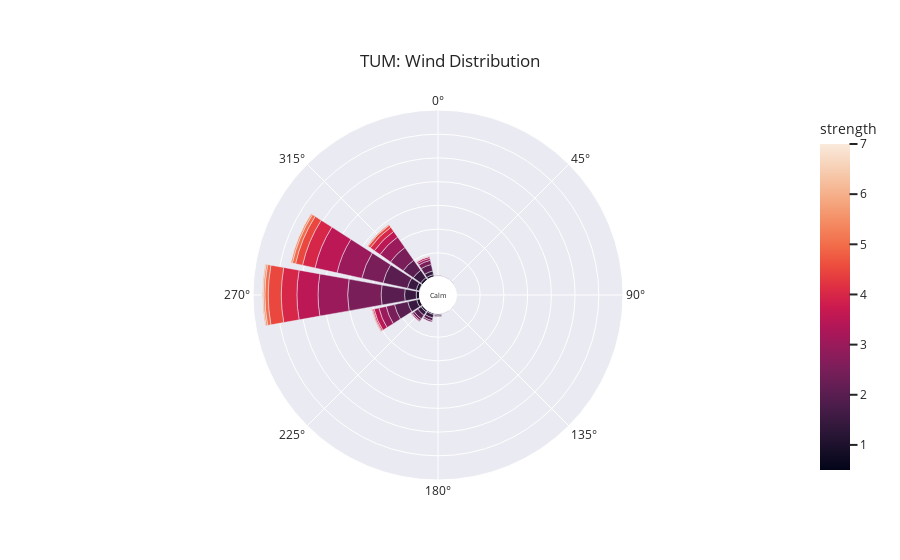
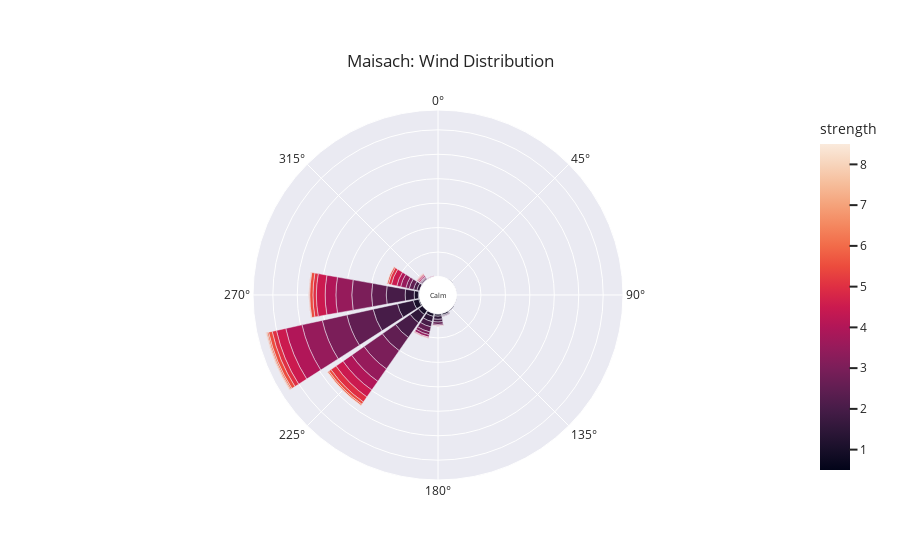
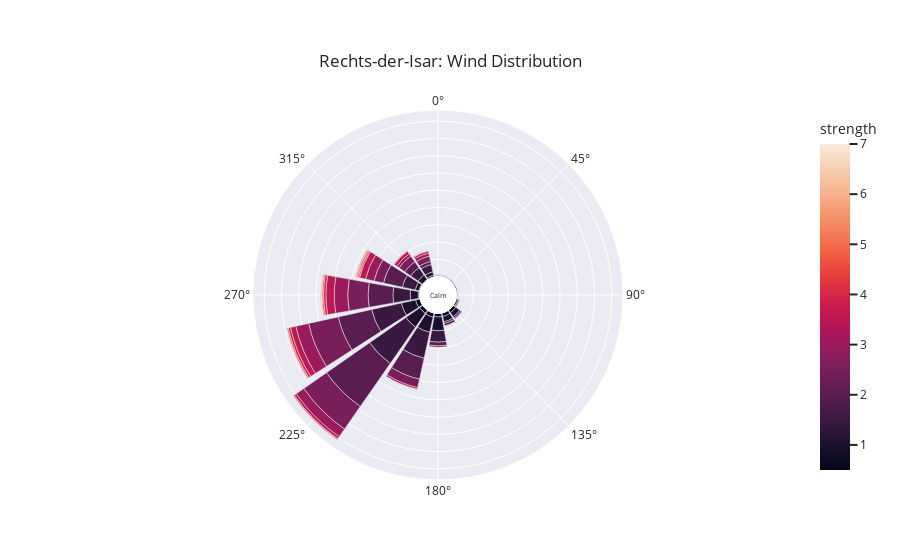
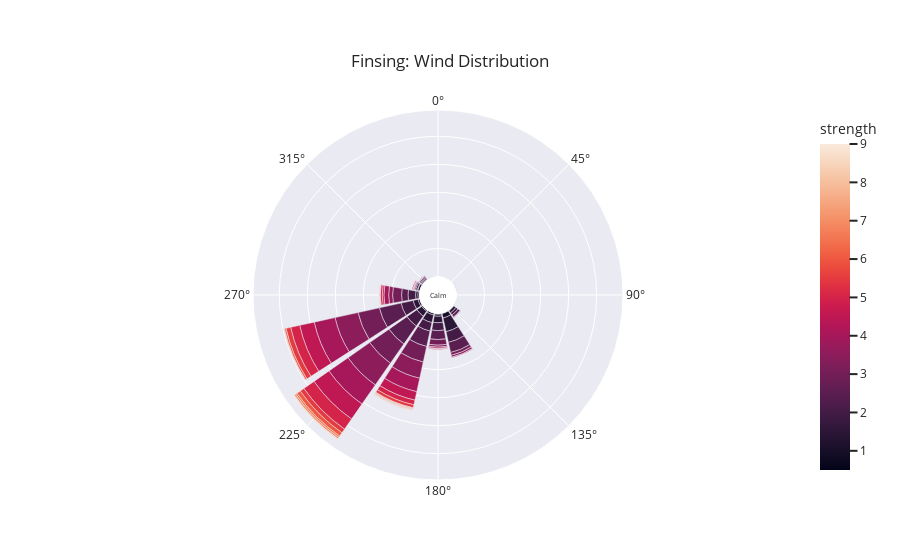

Notebook source saved alongside these figures, in order:
### Code cell
# plot wind at 3m pole inlet
plot_wind_rose(df,6, 'TUM')
# Maisach
plot_wind_rose(df,1, 'Maisach')
# Rechts-der-Isar
plot_wind_rose(df,2, 'Rechts-der-Isar')
# Finsing
plot_wind_rose(df,15, 'Finsing')
# Großhadern
plot_wind_rose(df,4, 'Großhadern')
# Großhadern
plot_wind_rose(df,5, 'Pasing')
# Feldkirchen
plot_wind_rose(df,7, 'Feldkirchen')
# Taufkirchen
plot_wind_rose(df,8, 'Taufkirchen')
# Finsing
plot_wind_rose(df,14, 'DLR')

### Figure 1 — Plotly figure (JSON) as saved in the notebook; plotly's stock layout.template omitted (floating-point values rounded to 4 significant figures)
{"data": [{"hovertemplate": "count=%{r}<br>cardinal_direction=%{theta}<br>strength=%{marker.color}<extra></extra>", "legendgroup": "", "marker": {"color": [0.5, 0.5, 0.5, 0.5, 1, 1, 1, 1, 1, 1, 1, 1, 1, 1, 1, 1, 1, 1.5, 1.5, 1.5, 1.5, 1.5, 1.5, 1.5, 1.5, 1.5, 1.5, 1.5, 2, 2, 2, 2, 2, 2, 2, 2, 2, 2, 2.5, 2.5, 2.5, 2.5, 2.5, 2.5, 2.5, 2.5, 2.5, 3, 3, 3, 3, 3, 3, 3.5, 3.5, 3.5, 3.5, 3.5, 3.5, 4, 4, 4, 4, 4.5, 4.5, 4.5, 4.5, 4.5, 5, 5, 5, 5, 5, 5.5, 5.5, 6, 6, 6.5, 6.5, 7, 7], "coloraxis": "coloraxis", "pattern": {"shape": ""}}, "name": "", "r": [1, 2, 1, 3, 13, 1, 7, 6, 11, 14, 1, 1, 1, 9, 6, 14, 1, 15, 38, 16, 17, 39, 49, 1, 1, 1, 38, 2, 57, 52, 19, 1, 5, 105, 3, 99, 12, 28, 6, 9, 36, 1, 92, 65, 141, 18, 1, 31, 125, 107, 9, 5, 54, 1, 29, 89, 95, 7, 21, 66, 54, 6, 21, 55, 30, 4, 11, 1, 1, 1, 14, 14, 3, 7, 7, 2, 5, 2, 2, 1, 1], "showlegend": false, "subplot": "polar", "theta": [337.5, 225, 157.5, 292.5, 292.5, 135, 225, 202.5, 315, 247.5, 157.5, 22.5, 67.5, 337.5, 180, 270, 45, 202.5, 315, 337.5, 225, 247.5, 270, 45, 22.5, 0, 292.5, 180, 247.5, 315, 225, 22.5, 180, 292.5, 0, 270, 202.5, 337.5, 202.5, 225, 247.5, 157.5, 292.5, 315, 270, 337.5, 0, 247.5, 270, 292.5, 337.5, 225, 315, 225, 315, 270, 292.5, 337.5, 247.5, 270, 292.5, 247.5, 315, 270, 292.5, 247.5, 315, 337.5, 337.5, 247.5, 270, 292.5, 315, 292.5, 270, 292.5, 270, 292.5, 270, 292.5, 270], "type": "barpolar"}], "layout": {"annotations": [{"font": {"size": 7}, "showarrow": false, "text": "Calm", "x": 0.5, "y": 0.5}], "barmode": "relative", "coloraxis": {"colorbar": {"title": {"text": "strength"}}, "colorscale": [[0, "rgb(2,4,25)"], [0.0625, "rgb(24,15,41)"], [0.125, "rgb(47,23,57)"], [0.1875, "rgb(71,28,72)"], [0.25, "rgb(97,30,82)"], [0.3125, "rgb(123,30,89)"], [0.375, "rgb(150,27,91)"], [0.4375, "rgb(177,22,88)"], [0.5, "rgb(203,26,79)"], [0.5625, "rgb(223,47,67)"], [0.625, "rgb(236,76,61)"], [0.6875, "rgb(242,107,73)"], [0.75, "rgb(244,135,95)"], [0.8125, "rgb(245,162,122)"], [0.875, "rgb(246,188,153)"], [0.9375, "rgb(247,212,187)"], [1, "rgb(250,234,220)"]]}, "legend": {"font": {"size": 14}, "orientation": "h", "tracegroupgap": 0, "x": 0.5, "xanchor": "center", "y": -0.1, "yanchor": "middle"}, "margin": {"t": 110}, "polar": {"angularaxis": {"direction": "clockwise", "rotation": 90}, "domain": {"x": [0, 1], "y": [0, 1]}, "hole": 0.1, "radialaxis": {"linewidth": 0, "showticklabels": false, "ticks": ""}}, "title": {"text": "TUM: Wind Distribution", "xanchor": "center", "yanchor": "top"}}}

### Figure 2 — Plotly figure (JSON) as saved in the notebook; plotly's stock layout.template omitted (floating-point values rounded to 4 significant figures)
{"data": [{"hovertemplate": "count=%{r}<br>cardinal_direction=%{theta}<br>strength=%{marker.color}<extra></extra>", "legendgroup": "", "marker": {"color": [0.5, 0.5, 0.5, 0.5, 0.5, 0.5, 0.5, 0.5, 0.5, 0.5, 0.5, 0.5, 1, 1, 1, 1, 1, 1, 1, 1, 1, 1, 1, 1, 1.5, 1.5, 1.5, 1.5, 1.5, 1.5, 1.5, 1.5, 2, 2, 2, 2, 2, 2, 2, 2, 2.5, 2.5, 2.5, 2.5, 2.5, 2.5, 2.5, 3, 3, 3, 3, 3, 3, 3, 3, 3.5, 3.5, 3.5, 3.5, 3.5, 3.5, 3.5, 3.5, 4, 4, 4, 4, 4, 4, 4.5, 4.5, 4.5, 4.5, 4.5, 4.5, 5, 5, 5, 5, 5, 5, 5.5, 5.5, 5.5, 5.5, 5.5, 5.5, 6, 6, 6, 6, 6, 6.5, 6.5, 6.5, 6.5, 7, 7, 7, 7.5, 7.5, 8, 8.5, 8.5], "coloraxis": "coloraxis", "pattern": {"shape": ""}}, "name": "", "r": [2, 2, 1, 5, 2, 1, 5, 2, 1, 3, 2, 1, 1, 17, 1, 1, 23, 2, 2, 8, 6, 20, 12, 1, 11, 41, 22, 3, 1, 66, 37, 13, 14, 11, 77, 4, 3, 102, 22, 73, 21, 110, 66, 18, 10, 3, 60, 91, 14, 81, 3, 1, 12, 103, 5, 85, 65, 10, 2, 1, 62, 2, 22, 16, 2, 5, 68, 44, 43, 23, 35, 1, 4, 36, 39, 3, 3, 14, 25, 12, 18, 15, 11, 6, 1, 2, 13, 6, 1, 6, 3, 2, 1, 1, 4, 2, 1, 1, 2, 1, 1, 1, 1, 1], "showlegend": false, "subplot": "polar", "theta": [157.5, 135, 112.5, 247.5, 202.5, 45, 270, 315, 90, 180, 225, 337.5, 337.5, 270, 315, 67.5, 247.5, 292.5, 135, 180, 157.5, 225, 202.5, 112.5, 292.5, 225, 202.5, 157.5, 315, 247.5, 270, 180, 292.5, 180, 270, 315, 157.5, 247.5, 202.5, 225, 202.5, 247.5, 225, 292.5, 180, 315, 270, 225, 292.5, 270, 315, 157.5, 202.5, 247.5, 180, 247.5, 270, 202.5, 315, 180, 225, 337.5, 292.5, 292.5, 202.5, 315, 247.5, 270, 225, 292.5, 225, 337.5, 315, 270, 247.5, 315, 202.5, 270, 225, 292.5, 247.5, 247.5, 225, 292.5, 202.5, 315, 270, 225, 180, 247.5, 270, 292.5, 315, 270, 247.5, 225, 225, 292.5, 247.5, 247.5, 225, 292.5, 292.5, 225], "type": "barpolar"}], "layout": {"annotations": [{"font": {"size": 7}, "showarrow": false, "text": "Calm", "x": 0.5, "y": 0.5}], "barmode": "relative", "coloraxis": {"colorbar": {"title": {"text": "strength"}}, "colorscale": [[0, "rgb(2,4,25)"], [0.0625, "rgb(24,15,41)"], [0.125, "rgb(47,23,57)"], [0.1875, "rgb(71,28,72)"], [0.25, "rgb(97,30,82)"], [0.3125, "rgb(123,30,89)"], [0.375, "rgb(150,27,91)"], [0.4375, "rgb(177,22,88)"], [0.5, "rgb(203,26,79)"], [0.5625, "rgb(223,47,67)"], [0.625, "rgb(236,76,61)"], [0.6875, "rgb(242,107,73)"], [0.75, "rgb(244,135,95)"], [0.8125, "rgb(245,162,122)"], [0.875, "rgb(246,188,153)"], [0.9375, "rgb(247,212,187)"], [1, "rgb(250,234,220)"]]}, "legend": {"font": {"size": 14}, "orientation": "h", "tracegroupgap": 0, "x": 0.5, "xanchor": "center", "y": -0.1, "yanchor": "middle"}, "margin": {"t": 110}, "polar": {"angularaxis": {"direction": "clockwise", "rotation": 90}, "domain": {"x": [0, 1], "y": [0, 1]}, "hole": 0.1, "radialaxis": {"linewidth": 0, "showticklabels": false, "ticks": ""}}, "title": {"text": "Maisach: Wind Distribution", "xanchor": "center", "yanchor": "top"}}}

### Figure 3 — Plotly figure (JSON) as saved in the notebook; plotly's stock layout.template omitted (floating-point values rounded to 4 significant figures)
{"data": [{"hovertemplate": "count=%{r}<br>cardinal_direction=%{theta}<br>strength=%{marker.color}<extra></extra>", "legendgroup": "", "marker": {"color": [0.5, 0.5, 0.5, 0.5, 0.5, 0.5, 0.5, 0.5, 0.5, 0.5, 0.5, 0.5, 0.5, 0.5, 0.5, 0.5, 1, 1, 1, 1, 1, 1, 1, 1, 1, 1, 1, 1, 1, 1, 1, 1.5, 1.5, 1.5, 1.5, 1.5, 1.5, 1.5, 1.5, 1.5, 1.5, 1.5, 1.5, 1.5, 2, 2, 2, 2, 2, 2, 2, 2, 2, 2, 2, 2.5, 2.5, 2.5, 2.5, 2.5, 2.5, 2.5, 2.5, 2.5, 2.5, 3, 3, 3, 3, 3, 3, 3, 3.5, 3.5, 3.5, 3.5, 3.5, 3.5, 3.5, 3.5, 3.5, 4, 4, 4, 4, 4, 4, 4.5, 4.5, 4.5, 4.5, 4.5, 5, 5, 5, 5, 5.5, 6, 6, 7], "coloraxis": "coloraxis", "pattern": {"shape": ""}}, "name": "", "r": [13, 4, 10, 1, 11, 3, 10, 5, 1, 1, 1, 1, 12, 3, 5, 9, 23, 1, 10, 1, 14, 16, 16, 49, 40, 2, 42, 11, 3, 1, 45, 26, 1, 33, 50, 38, 5, 2, 1, 77, 128, 22, 5, 88, 56, 1, 62, 9, 3, 11, 152, 7, 21, 72, 99, 1, 20, 88, 59, 4, 16, 2, 80, 25, 28, 5, 39, 27, 38, 8, 9, 25, 18, 24, 1, 6, 7, 16, 1, 1, 9, 2, 3, 2, 7, 7, 4, 4, 4, 1, 4, 1, 1, 3, 3, 1, 1, 1, 1, 1], "showlegend": false, "subplot": "polar", "theta": [247.5, 270, 180, 45, 225, 67.5, 157.5, 112.5, 0, 90, 22.5, 315, 202.5, 292.5, 337.5, 135, 270, 90, 337.5, 22.5, 135, 315, 157.5, 225, 180, 45, 247.5, 292.5, 112.5, 0, 202.5, 315, 45, 180, 270, 292.5, 157.5, 112.5, 90, 202.5, 225, 337.5, 135, 247.5, 292.5, 22.5, 202.5, 337.5, 135, 180, 225, 157.5, 315, 270, 247.5, 157.5, 315, 247.5, 270, 180, 337.5, 0, 225, 202.5, 292.5, 202.5, 270, 225, 247.5, 315, 337.5, 292.5, 292.5, 270, 22.5, 337.5, 225, 247.5, 202.5, 0, 315, 315, 225, 337.5, 270, 247.5, 292.5, 247.5, 270, 225, 292.5, 0, 247.5, 292.5, 270, 315, 247.5, 270, 247.5, 337.5], "type": "barpolar"}], "layout": {"annotations": [{"font": {"size": 7}, "showarrow": false, "text": "Calm", "x": 0.5, "y": 0.5}], "barmode": "relative", "coloraxis": {"colorbar": {"title": {"text": "strength"}}, "colorscale": [[0, "rgb(2,4,25)"], [0.0625, "rgb(24,15,41)"], [0.125, "rgb(47,23,57)"], [0.1875, "rgb(71,28,72)"], [0.25, "rgb(97,30,82)"], [0.3125, "rgb(123,30,89)"], [0.375, "rgb(150,27,91)"], [0.4375, "rgb(177,22,88)"], [0.5, "rgb(203,26,79)"], [0.5625, "rgb(223,47,67)"], [0.625, "rgb(236,76,61)"], [0.6875, "rgb(242,107,73)"], [0.75, "rgb(244,135,95)"], [0.8125, "rgb(245,162,122)"], [0.875, "rgb(246,188,153)"], [0.9375, "rgb(247,212,187)"], [1, "rgb(250,234,220)"]]}, "legend": {"font": {"size": 14}, "orientation": "h", "tracegroupgap": 0, "x": 0.5, "xanchor": "center", "y": -0.1, "yanchor": "middle"}, "margin": {"t": 110}, "polar": {"angularaxis": {"direction": "clockwise", "rotation": 90}, "domain": {"x": [0, 1], "y": [0, 1]}, "hole": 0.1, "radialaxis": {"linewidth": 0, "showticklabels": false, "ticks": ""}}, "title": {"text": "Rechts-der-Isar: Wind Distribution", "xanchor": "center", "yanchor": "top"}}}

### Figure 4 — Plotly figure (JSON) as saved in the notebook; plotly's stock layout.template omitted (floating-point values rounded to 4 significant figures)
{"data": [{"hovertemplate": "count=%{r}<br>cardinal_direction=%{theta}<br>strength=%{marker.color}<extra></extra>", "legendgroup": "", "marker": {"color": [0.5, 0.5, 0.5, 0.5, 0.5, 0.5, 0.5, 0.5, 1, 1, 1, 1, 1, 1, 1, 1, 1, 1.5, 1.5, 1.5, 1.5, 1.5, 1.5, 1.5, 1.5, 1.5, 1.5, 1.5, 2, 2, 2, 2, 2, 2, 2, 2, 2, 2, 2.5, 2.5, 2.5, 2.5, 2.5, 2.5, 2.5, 2.5, 2.5, 3, 3, 3, 3, 3, 3, 3, 3.5, 3.5, 3.5, 3.5, 3.5, 3.5, 3.5, 3.5, 3.5, 4, 4, 4, 4, 4, 4, 4, 4, 4, 4.5, 4.5, 4.5, 4.5, 4.5, 4.5, 4.5, 5, 5, 5, 5, 5, 5, 5.5, 5.5, 5.5, 5.5, 6, 6, 6, 6, 6.5, 6.5, 6.5, 7, 7, 7, 7.5, 7.5, 8, 8.5, 9], "coloraxis": "coloraxis", "pattern": {"shape": ""}}, "name": "", "r": [3, 1, 1, 1, 1, 1, 1, 2, 6, 4, 3, 3, 7, 7, 16, 7, 6, 8, 3, 1, 18, 1, 28, 50, 23, 9, 21, 2, 28, 44, 1, 27, 31, 39, 4, 9, 43, 6, 79, 9, 23, 78, 56, 32, 4, 37, 4, 10, 84, 2, 20, 32, 57, 78, 7, 59, 1, 14, 84, 1, 94, 7, 3, 2, 76, 17, 2, 5, 49, 83, 2, 1, 6, 65, 31, 53, 1, 1, 1, 17, 3, 2, 33, 44, 7, 17, 11, 16, 2, 1, 14, 2, 6, 6, 2, 2, 1, 6, 3, 1, 2, 2, 4, 1], "showlegend": false, "subplot": "polar", "theta": [180, 225, 292.5, 0, 67.5, 247.5, 315, 157.5, 270, 225, 315, 135, 202.5, 292.5, 157.5, 180, 247.5, 270, 315, 337.5, 247.5, 112.5, 202.5, 157.5, 180, 135, 225, 292.5, 180, 247.5, 22.5, 270, 202.5, 157.5, 315, 135, 225, 292.5, 247.5, 135, 270, 225, 202.5, 180, 315, 157.5, 292.5, 157.5, 225, 135, 180, 270, 202.5, 247.5, 180, 202.5, 315, 270, 247.5, 135, 225, 157.5, 292.5, 157.5, 247.5, 270, 292.5, 180, 202.5, 225, 315, 337.5, 270, 225, 202.5, 247.5, 315, 180, 292.5, 202.5, 292.5, 180, 247.5, 225, 270, 247.5, 202.5, 225, 270, 270, 225, 202.5, 247.5, 225, 202.5, 247.5, 270, 225, 202.5, 247.5, 202.5, 202.5, 225, 225], "type": "barpolar"}], "layout": {"annotations": [{"font": {"size": 7}, "showarrow": false, "text": "Calm", "x": 0.5, "y": 0.5}], "barmode": "relative", "coloraxis": {"colorbar": {"title": {"text": "strength"}}, "colorscale": [[0, "rgb(2,4,25)"], [0.0625, "rgb(24,15,41)"], [0.125, "rgb(47,23,57)"], [0.1875, "rgb(71,28,72)"], [0.25, "rgb(97,30,82)"], [0.3125, "rgb(123,30,89)"], [0.375, "rgb(150,27,91)"], [0.4375, "rgb(177,22,88)"], [0.5, "rgb(203,26,79)"], [0.5625, "rgb(223,47,67)"], [0.625, "rgb(236,76,61)"], [0.6875, "rgb(242,107,73)"], [0.75, "rgb(244,135,95)"], [0.8125, "rgb(245,162,122)"], [0.875, "rgb(246,188,153)"], [0.9375, "rgb(247,212,187)"], [1, "rgb(250,234,220)"]]}, "legend": {"font": {"size": 14}, "orientation": "h", "tracegroupgap": 0, "x": 0.5, "xanchor": "center", "y": -0.1, "yanchor": "middle"}, "margin": {"t": 110}, "polar": {"angularaxis": {"direction": "clockwise", "rotation": 90}, "domain": {"x": [0, 1], "y": [0, 1]}, "hole": 0.1, "radialaxis": {"linewidth": 0, "showticklabels": false, "ticks": ""}}, "title": {"text": "Finsing: Wind Distribution", "xanchor": "center", "yanchor": "top"}}}
